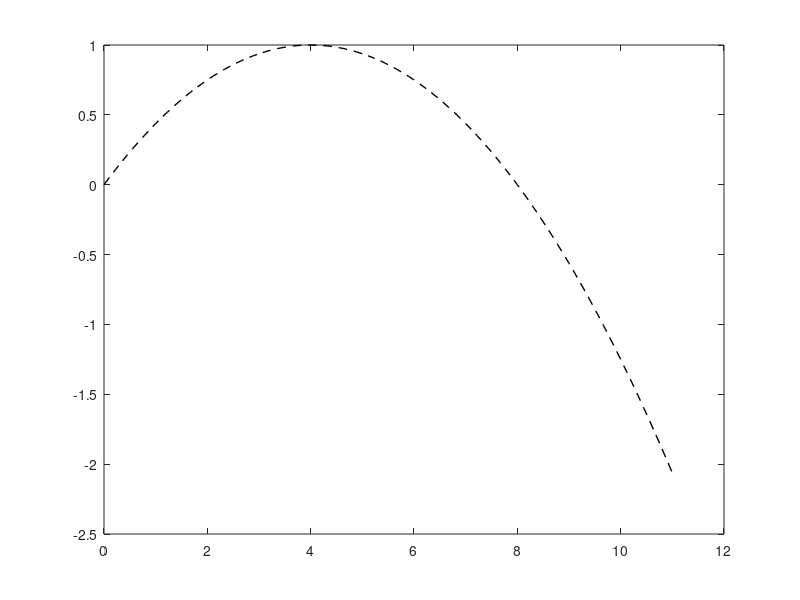

Reproduce this figure in MATLAB. (Note: this script raises an error after producing the figure.)
% make a dy/dt vs y plot that shows steady states

clear;

% parameters
% ---

lambda = 0.5;
K = 8;  % carrying capacity
y_max = 11;  % extend beyond K to see behavior

% plot dy/dt vs y
% ---

% matlab on Linux is kooky, please leave this figure size as is
figure('Visible', 'off', 'Position', [100, 100, 100, 80]);

% plot relationship
y_range = linspace(0, y_max, 100);
dydt = lambda .* y_range .* (1 - y_range./K);
h = plot(y_range, dydt, "k--", "LineWidth", 1);
h.Color(4) = 0.1; % make faint

% line for y = 0
yline(0, "k", "LineWidth", 1);

% mark steady states
% xline(0, "r:", "LineWidth", 1);  % y = 0 steady state
% xline(K, "r:", "LineWidth", 1);  % y = K steady state

% decorate
title(sprintf("y versus dy/dt = %.1f y (1 - y/%d)", lambda, K))
xlabel("population size y")
ylabel("change in population size dy/dt")

% set axis limits to include both steady states
xlim([-0.9, y_max]);
ylim([min(dydt) - 0.2, max(dydt) + 0.2]);

exportgraphics(gcf, 'logistic_dydt.pdf', 'ContentType', 'vector', 'BackgroundColor', 'none')
